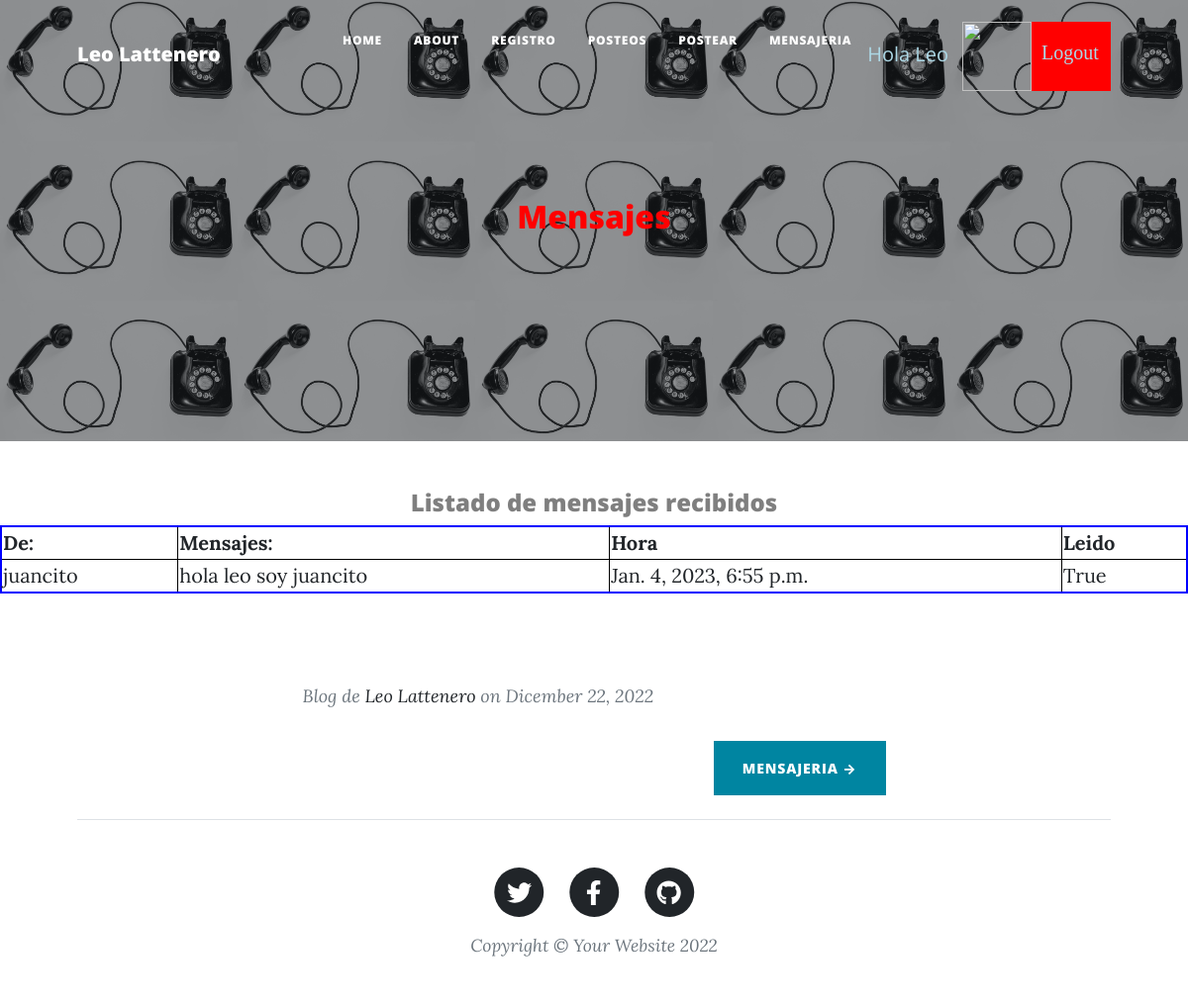
The page /chat/MensajeRecibido (signed in) on the database as committed earlier.
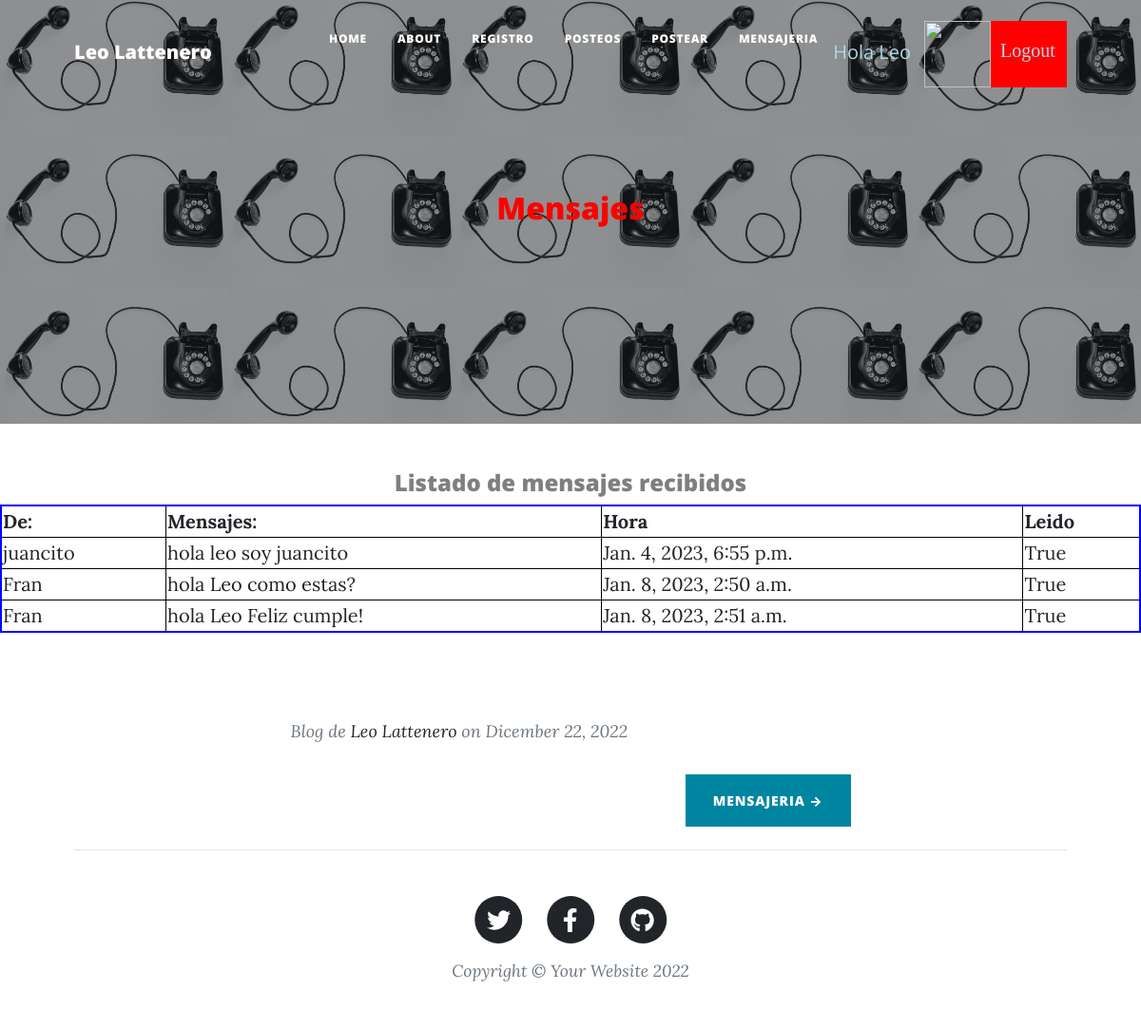
The same page on the database as committed later.
### Chat/models.py (models this page shows)
class Mensaje(models.Model):
    enviar = models.ForeignKey(User, on_delete=models.CASCADE, related_name='sender')
    recibir = models.ForeignKey(User, on_delete=models.CASCADE, related_name='receiver')
    mensaje = models.TextField(max_length=5000)
    hora = models.DateTimeField(auto_now_add=True)
    leido = models.BooleanField(default=False)
    def __str__(self):
        return  str(self.leido) + " "+ self.mensaje + " "+ str(self.hora)

### Chat/views.py (the view)
# urls.py: path("MensajeRecibido", MensajeRecibido , name = "MensajeRecibido"),
def MensajeRecibido(request):
    usuario = request.user
    herram = Mensaje.objects.filter(recibir = usuario)
    for mensaje in herram:
        mensaje.leido = True
        mensaje.save()
    print(herram)
    return render(request, "MensajeRecibido.html", {"mensajes": herram, "imagen": obtenerAvatar(request)})

### AppLogin/views.py (called while the page is built)
def obtenerAvatar(request):
    if request.user.is_authenticated:
        lista=Avatar.objects.filter(user=request.user)
        if len(lista)!=0:
            imagen=lista[0].imagen.url
        else:
            imagen="/media/avatares/avatarpordefecto.jpg"
        return imagen

### Chat/templates/MensajeRecibido.html (shortened to what this page needs)
{% extends "inicioChat.html" %}
{% load static %}
{% block titulo %}
<h2 style="color:red" >Mensajes </h2>
{% endblock %}
{% block contenido_que_cambia %}
<h4 class="text-black-50" style="text-align: center;">Listado de mensajes recibidos</h4>
<table width="100%" style="border: 2px solid blue;">
    <tr>
        <th>De:      </th>
        <th>Mensajes:   </th>
        <th>Hora        </th>
        <th>Leido       </th>
    </tr>
    {% for indice in mensajes %}
    <tr>
        <td>{{ indice.enviar }}</td>
        <td style="text-align: left;">{{ indice.mensaje }}</td>
        <td>{{ indice.hora }}</td>
        <td>{{ indice.leido }}</td>
    </tr>
    {% endfor %}
</table>
<br>
<br>
{% endblock %}

Rows that differ between the two databases and show on the page:
added Mensaje: enviar "Fran", mensaje "hola Leo como estas?", hora "Jan. 8, 2023, 2:50 a.m.", leido "True"
added Mensaje: enviar "Fran", mensaje "hola Leo Feliz cumple!", hora "Jan. 8, 2023, 2:51 a.m.", leido "True"
